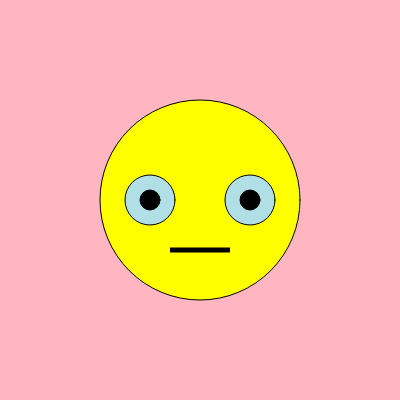
Frame 1 (no input)
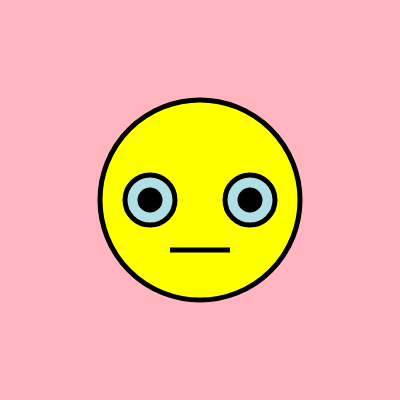
Frame 60 (no input)
Frame 120 (the mouse pressed at the canvas centre since frame 60): identical to frame 60, image omitted

The p5.js sketch that drew these frames (run headless with seeded random() and noise() and a simulated clock; from frame 60 on, the mouse is pressed at the canvas centre):

// p5.js sketch
// ── sketch.js
//sadaf shaikh
var h=0;
function setup() {
  createCanvas(400,400)
}

function draw() {
   background('lightpink')
    fill('yellow')
 ellipse(200,200, 200, 200);//face
 fill('powderblue')
 ellipse(150, 200, 50, 50);//eyes
 ellipse(250, 200, 50, 50);//eyes
 fill(0)
 ellipse(150, 200, 20, 20);//pupils
 ellipse(250, 200, 20, 20);
 strokeWeight(5);//pupils
 fill('red')
 ellipse(200, 250, 60, h)//mouth
 }
 function mouseClicked(){//opens and closes mouth
    if(h==0){
       h=60;
    }
 else{
    h=0;
 }
 }
